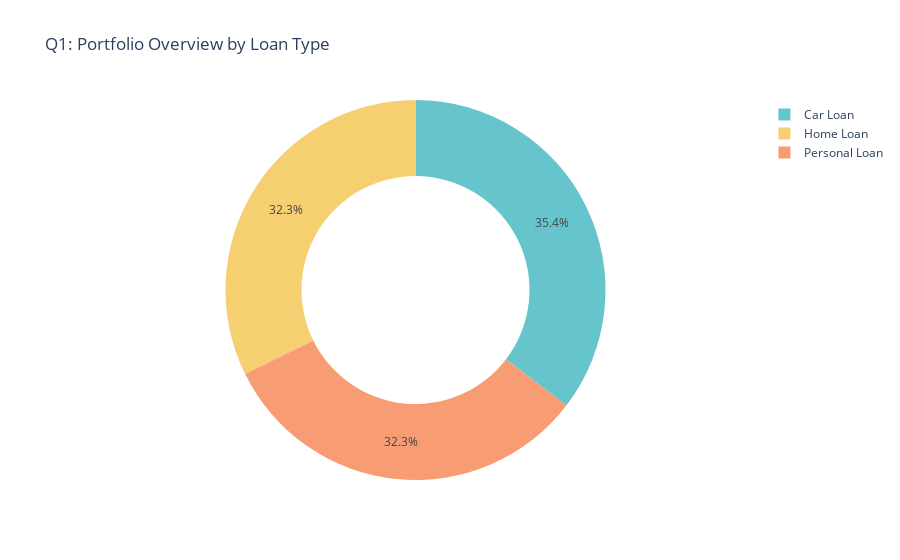

The cell this chart's notebook holds for it:
### Markdown cell above
# 5. Figs for streamlit (written in jupiter notebook).
### Need to convert these later for streamlit format

### Code cell
#Q1
# Group by Loan Type to get counts
loan_composition = collections['Loan_Type'].value_counts().reset_index()
loan_composition.columns = ['Loan_Type', 'Count']

fig1 = px.pie(
    loan_composition, 
    values='Count', 
    names='Loan_Type', 
    title='Q1: Portfolio Overview by Loan Type',
    hole=0.6, 
    color_discrete_sequence=px.colors.qualitative.Pastel
)
fig1.show()

### Figure 1 — Plotly figure (JSON) as saved in the notebook; plotly's stock layout.template omitted (floating-point values rounded to 4 significant figures)
{"data": [{"domain": {"x": [0, 1], "y": [0, 1]}, "hole": 0.6, "hovertemplate": "Loan_Type=%{label}<br>Count=%{value}<extra></extra>", "labels": ["Car Loan", "Home Loan", "Personal Loan"], "legendgroup": "", "name": "", "showlegend": true, "type": "pie", "values": [354, 323, 323]}], "layout": {"legend": {"tracegroupgap": 0}, "piecolorway": ["rgb(102, 197, 204)", "rgb(246, 207, 113)", "rgb(248, 156, 116)", "rgb(220, 176, 242)", "rgb(135, 197, 95)", "rgb(158, 185, 243)", "rgb(254, 136, 177)", "rgb(201, 219, 116)", "rgb(139, 224, 164)", "rgb(180, 151, 231)", "rgb(179, 179, 179)"], "title": {"text": "Q1: Portfolio Overview by Loan Type"}}}
